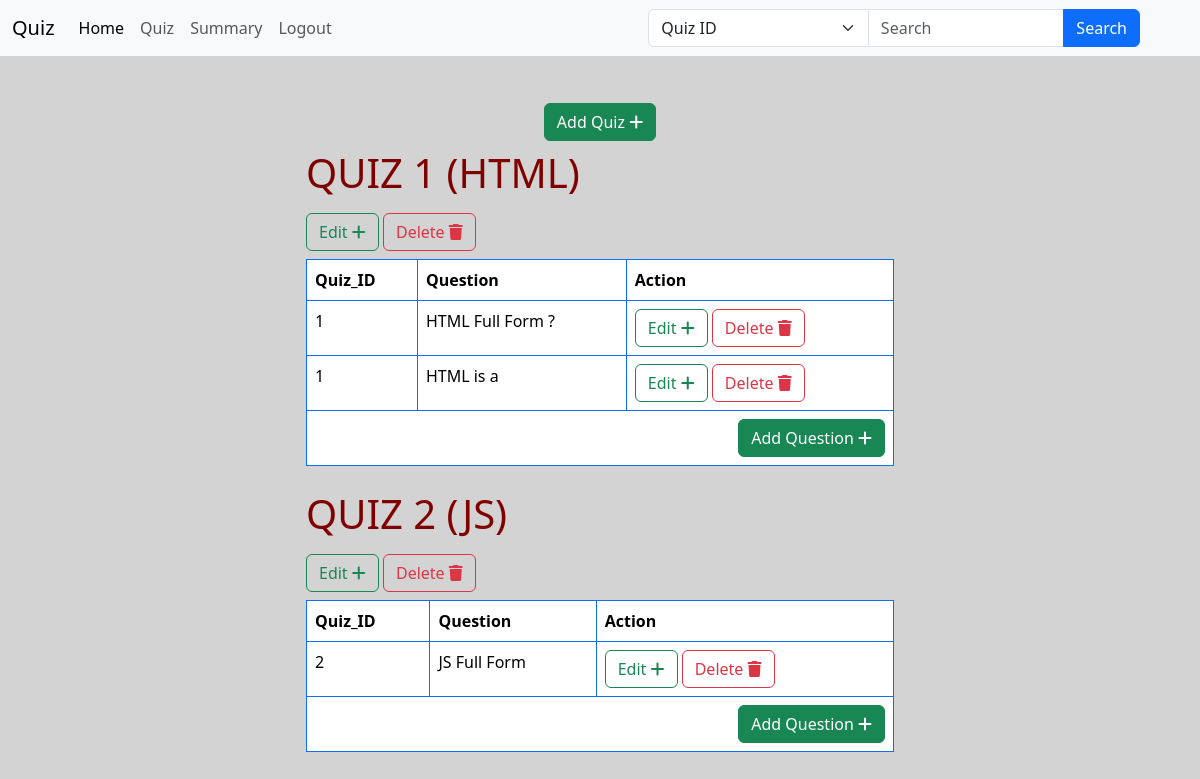
The page /quiz on the database its author committed.
### Backend/models.py (models this page shows)
class Quiz(db.Model):
    id=db.Column(db.Integer,primary_key=True)
    ch_id=db.Column(db.Integer,db.ForeignKey('chapter.id'))
    date_of_quiz=db.Column(db.Date,nullable=False)
    time_duration=db.Column(db.Time,nullable=False)
    remarks=db.Column(db.String,nullable=False)
    questions=db.relationship('Question',backref='quiz',lazy=True,cascade='all, delete-orphan')
    scores=db.relationship('Score',backref='quiz',lazy=True,cascade='all, delete-orphan')

class Chapter(db.Model):
    id=db.Column(db.Integer,primary_key=True)
    sub_id=db.Column(db.Integer,db.ForeignKey('subject.id'))
    name=db.Column(db.String,unique=True,nullable=False)
    no_of_questions=db.Column(db.Integer,nullable=False)
    description=db.Column(db.String,unique=True,nullable=False)
    quizes=db.relationship('Quiz',backref='chapter',lazy=True,cascade='all, delete-orphan')

class Question(db.Model):
    id=db.Column(db.Integer,primary_key=True)
    quiz_id=db.Column(db.Integer,db.ForeignKey('quiz.id'))
    question_statement=db.Column(db.String,nullable=False)
    option1=db.Column(db.String,nullable=False)
    option2=db.Column(db.String,nullable=False)
    option3=db.Column(db.String,nullable=False)
    option4=db.Column(db.String,nullable=False)
    correct_answer=db.Column(db.String,nullable=False)

### Backend/controllers.py (the view, shortened to what this page needs)
@app.route('/quiz')
def quize():
    chapters = Chapter.query.all()
    search_query = request.args.get('search_query', '').strip()
    search_type = request.args.get('search_type', 'quizid')
    quizes = Quiz.query.all()
    questions = Question.query.all()
    return render_template('Admin_add/quiz.html', quizes=quizes, questions=questions, chapters=chapters, search_query=search_query, search_type=search_type)

### templates/Admin_add/quiz.html (shortened to what this page needs)
{% extends 'layout.html' %}
{% block navbar %}
<nav class="navbar navbar-expand-lg bg-body-tertiary container-fluid for_nav">
    <div class="container-fluid">
        <a class="navbar-brand" href="#">Quiz</a>
        <div class="collapse navbar-collapse" id="navbarSupportedContent">
            <ul class="navbar-nav me-auto mb-2 mb-lg-0">
                <li class="nav-item">
                    <a class="nav-link active" aria-current="page" href="{{ url_for('admind') }}">Home</a>
                </li>
                <li class="nav-item">
                    <a class="nav-link" href="{{ url_for('quize') }}">Quiz</a>
                </li>
                <li class="nav-item">
                    <a class="nav-link" href="{{url_for('summary')}}">Summary</a>
                </li>
                <li class="nav-item">
                    <a class="nav-link" href="{{url_for('profile')}}">Logout</a>
                </li>
            </ul>
            <form method="GET" action="{{ url_for('quize') }}" class="d-flex">
              <div class="input-group">
                  <select class="form-select" name="search_type">
                      <option value="quizid" {% if search_type == 'quizid' %}selected{% endif %}>Quiz ID</option>
                  </select>
                  <input type="text" class="form-control" name="search_query" placeholder="Search" value="{{ search_query }}">
                  <button type="submit" class="btn btn-primary">Search</button>
              </div>
          </form>
        </div>
    </div>
</nav>
{% endblock %}
{% block content %}
<a href="{{ url_for('quizad') }}" class="btn btn-success">Add Quiz <i class="fa-solid fa-plus"></i></a>
        {% for quiz in quizes %}
            <table class="table table-bordered border-primary caption-top w-50" style="table-layout: auto;">
                <caption>
                    <a href="{{ url_for('quiz_show', id=quiz.id) }}">
                        <h1>QUIZ {{ quiz.id }} ({{ quiz.chapter.name }})</h1>
                    </a>
                    <a href="{{ url_for('quiz_edit', id=quiz.id) }}" class="btn btn-outline-success d-inline-block">Edit <i class="fa-solid fa-plus"></i></a>
                    <a href="{{ url_for('quiz_delete', id=quiz.id) }}" class="btn btn-outline-danger d-inline-block">Delete <i class="fa-solid fa-trash"></i></a>
                </caption>
                <thead>
                    <tr>
                        <th>Quiz_ID</th>
                        <th>Question </th>
                        <th class="w-auto">Action</th>
                    </tr>
                </thead>
                <tbody>
                    {% for question in quiz.questions %}
                        <tr>
                            <td>{{ quiz.id }}</td>
                            <td>{{ question.question_statement }}</td>
                            <td class="w-auto">
                                <a href="{{ url_for('quest_edit', id=question.id) }}" class="btn btn-outline-success d-inline-block">Edit <i class="fa-solid fa-plus"></i></a>
                                <a href="{{ url_for('quest_delete', id=question.id) }}" class="btn btn-outline-danger d-inline-block">Delete <i class="fa-solid fa-trash"></i></a>
                            </td>
                        </tr>
                    {% endfor %}
                </tbody>
                <tfoot>
                    <tr>
                        <td colspan="3" class="text-end">
                            <a href="{{ url_for('questad') }}" class="btn btn-success">Add Question <i class="fa-solid fa-plus"></i></a>
                        </td>
                    </tr>
                </tfoot>
            </table>
        {% endfor %}
{% endblock %}

### static/main.css (style rules this page uses)
html,body { margin:0; padding:0; overflow-x: hidden; }
.body_design { min-height:100vh; width:100vw; padding-top:70px; margin:0; background-color:lightgrey; display: flex; justify-content: center; align-items: center; flex-direction: column; }
h1 { color:maroon; margin-bottom:0.4em; }
a { text-decoration:none; color:blue; }
.for_nav { position:fixed; top:0; width:100vw; padding-right:3em; margin-bottom:50px; }

### rows shown on the page
Quiz: id "1", chapter.name "HTML"
Question: question_statement "HTML Full Form ?"
Question: question_statement "HTML is a"
Quiz: id "2", chapter.name "JS"
Question: question_statement "JS Full Form"
